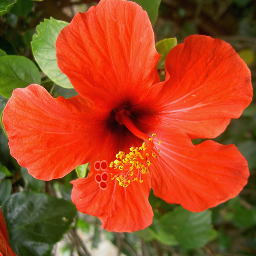
#> input picture image_et_filtre/TD2/AAA.png, 256 x 256 px, found by its file name
$ jupyter execute TD1_Combal_Cocogne.ipynb   (shell and % lines are left out)
#> lines starting #> are read from the running program, lines starting #| are printed output that depends on the picture; after the words box and inside, x2 and y2 are one past the last pixel; in counts of white or black regions, pixels touching at a corner belong together
Echantillonage 2D
========
TP1 séance 2-3
========
--------
Combal Quentin

Cocogne Romain

[cell 1]
import numpy as np
import matplotlib.pyplot as plt
import cv2

 1) Programmez la decimation:

   Faire une fonction pour la decimation.

   Appliquer la fonction de decimation et montrer les images avant et apres decimation.

décimation: on sous-échantillonne l'image.

[cell 2]
#input: img tableau d'entiers correspondant a une image, dec facteur de decimation
#output: tableau d'entiers correspondant à l'image d'origine sous-echantillonnee
def decimation (img, dec):
    return img[1:img.shape[0]:dec,1:img.shape[1]:dec]

On test la fonction avec plusieur images. on observe bien le résultat attendu. C'est à dire une baisse de résolution des images et des pertes d'information.

[cell 3]
#input: img_name nom du fichier image
#ouput: sur sortie standard, images avec different degres de decimation
def test_decim(img_name):
#> called with img_name = 'AAA.png'
    img = cv2.imread(img_name)
#> img is the input picture: shape (256, 256, 3); mean B, G, R 32.6, 71.7, 166.1
    plt.figure(1)
    plt.imshow(cv2.cvtColor(img, cv2.COLOR_BGR2RGB))
    plt.title('image originale'), plt.xticks([]), plt.yticks([])
    for i in range(2,5):
        plt.figure(i)
        plt.imshow(cv2.cvtColor(decimation(img,pow(2,i)), cv2.COLOR_BGR2RGB))
        plt.title('decimation de facteur '+str(pow(2,i))), plt.xticks([]), plt.yticks([])
    plt.show()

[cell 4]
test_decim('AAA.png')

[cell 5]
test_decim('imageCercles.png')
#> call 2 of test_decim, with img_name = 'imageCercles.png'
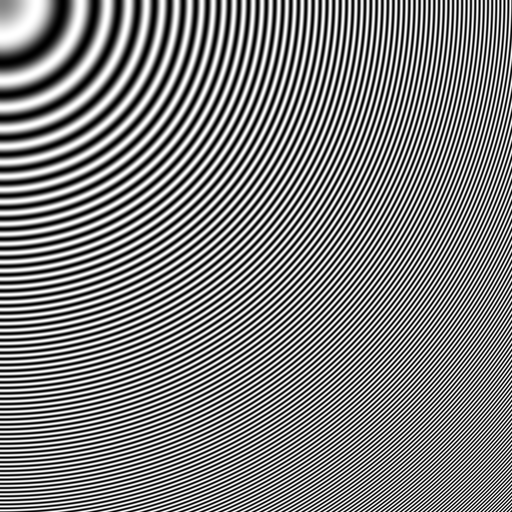
#> input picture image_et_filtre/TD2/imageCercles.png, 512 x 512 px, found by its file name
#> in test_decim, img is the input picture: shape (512, 512, 3); min 0, max 255, mean 127.8

[cell 6]
test_decim('imageSinus.png')
#> call 3 of test_decim, with img_name = 'imageSinus.png'
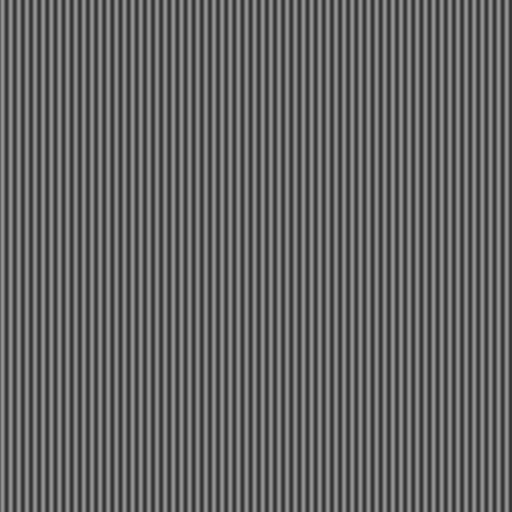
#> input picture image_et_filtre/TD2/imageSinus.png, 512 x 512 px, found by its file name
#> in test_decim, img is the input picture: shape (512, 512, 3); min 50, max 150, mean 100
#> in test_decim (call 3), `plt.show()`:
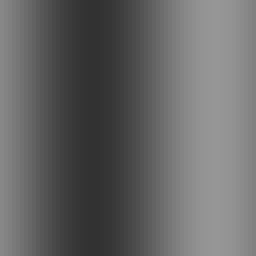
#> shown: shape (64, 64, 3) (shown 4 times larger); min 50, max 150, mean 101.3

2) Examinez le contenu de l’image du sinus avant et après décimation dans le domaine spectral. Indiquez
le phénomène en termes mathématiques.

[cell 7]
#input: le facteur de decimation
#output: sur la sortie standard, le decimee et son spectre frequentiel
def sinus_spectre (dec):
#> called with dec = 1
    img = cv2.imread('imageSinus.png',0)
#> img: shape (512, 512); min 50, max 150, mean 100
    img=decimation(img,dec)
    f = np.fft.fft2(img)
    fshift = np.fft.fftshift(f)
    magnitude_spectrum = 20*np.log(np.abs(fshift+1e-8))

    plt.figure(1),plt.imshow(img, cmap = 'gray')
    plt.title('sinus'), plt.xticks([]), plt.yticks([])
    plt.figure(2),plt.plot(magnitude_spectrum[int(magnitude_spectrum.shape[1]/2)])
    plt.title('Magnitude Spectrum')
    plt.show()
#> figure, not shown here; curve peaks at x = 255, y = 341.6


def spectre(img):
    f = np.fft.fft2(img)
    fshift = np.fft.fftshift(f)
#    magnitude_spectrum = 20*np.log(np.abs(fshift+1e-8))
    return fshift


def plot_spectre(img,title):
    f = np.fft.fft2(img)
    fshift = np.fft.fftshift(f)
    magnitude_spectrum = 20*np.log(np.abs(fshift+1e-8))
    plt.figure(),plt.imshow(magnitude_spectrum, cmap = 'gray')
    plt.xticks([]), plt.yticks([])
    plt.title(title)
    plt.show()

On observe bien le spectre du sinus. On voit la composante continue en 0 et les deux dirac en environ +/- 100Hz.
<font color='red'>Expliquez mieux</font>

[cell 8]
sinus_spectre(1)

On remarque qu'ici les fréquences des dirac sont différentes (environ +/-60Hz). De plus les amplitudes des dirac sont modifiées. On observe donc le phénomène de repliement.

[cell 9]
sinus_spectre(4)

Ici les dirac caractéristiques du sinus ont disparu, on ne voit que la composante continue. Il semble donc que tous les dirac sont confondus. Le phénomène de repliement est bien mis en évidence

[cell 10]
sinus_spectre(8)

On observe de nouveau les 3 dirac distinctement. Cela confirme qu'ils étaient confondus sont le spectre précédent.

[cell 11]
sinus_spectre(9)
#> call 4 of sinus_spectre, with dec = 9
#> in sinus_spectre (call 4), `plt.show()`:
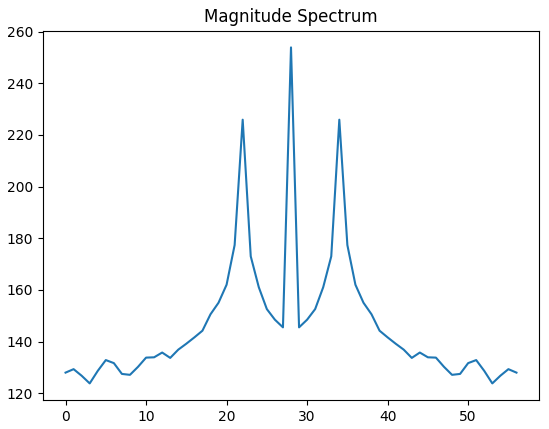
#> figure drawn by matplotlib, 1 panel; curve peaks at x = 28, y = 253.9

3). Proposez un filtre naïf dans le domaine spectral pour éviter le phénomène observé.

On utilise un simple filtre passe bas, carré puis circulaire, pour éviter le repliement observé précedemment. On va supprimer les fréquences trop grandes qui ne pourront pas être échantillonnées correctement.

Cette solution ne semble pas idéale car le résultat obtenu, bien que cohérent avec les attentes, présente quelques artefacts non désirés.

[cell 12]
def filtre_naif(img,l_carre) :
    F = spectre(img)
    H = np.zeros((img.shape))
    i = F.shape
    H[int(i[0]/2 - l_carre/2) : int(i[0]/2 + l_carre/2) + 1  , int(i[1]/2 - l_carre/2) : int(i[1]/2 + l_carre/2) +1] = 1
    G = H*F
    return G


img = cv2.imread('imageCercles.png',0)
#> img: shape (512, 512); min 0, max 255, mean 127.8

dec = 4
G = filtre_naif(img,64)
g = np.abs(np.fft.ifft2(G))
#plt.figure(2)
#plt.imshow(np.abs(g), cmap = 'gray')

d2 = decimation(img,dec)
plt.figure()
plt.imshow(d2, cmap = 'gray')
plt.title("Image decimée sans filtrage")
plot_spectre(d2,"Spectre de l'image décimée sans filtrage")

d = np.abs(decimation(g,dec))
plt.figure()
plt.imshow(d, cmap = 'gray')
plt.title("Image decimée aprés filtrage")
plot_spectre(d,"Spectre de l'image décimée aprés filtrage")

Taille du carré = Taille de l'image/decimation

[cell 13]
def filtre_naif_cercle (img, r):
#> called with r = 64
    F = spectre(img)
    H = np.zeros((img.shape))
    for i in range(H.shape[0]):
        for j in range(H.shape[1]):
            if((H.shape[0]/2-i)*(H.shape[0]/2-i)+(H.shape[1]/2-j)*(H.shape[1]/2-j)<=r*r):
                H[i,j]=1
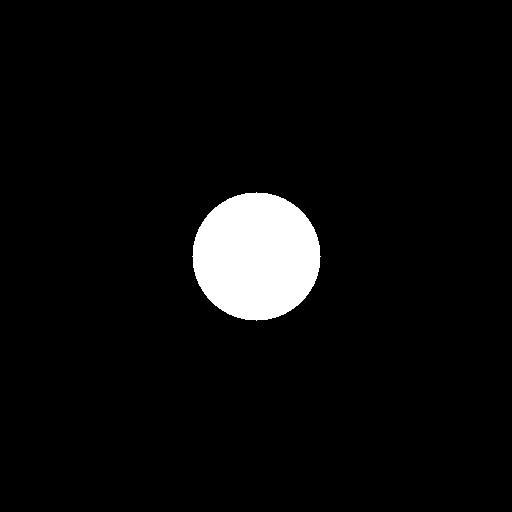
#> H: shape (512, 512) float64; values 0 (black) and 1 (white), 4.9% white; 1 white region, box (x1, y1, x2, y2) and area: (192, 192, 321, 321) 12853
    G = H*F
    return G


img = cv2.imread('imageCercles.png',0)

dec = 4
G = filtre_naif_cercle(img,64)
g = np.abs(np.fft.ifft2(G))
#plt.figure()
#plt.imshow(np.abs(g), cmap = 'gray')

d2 = decimation(img,dec)
plt.figure()
plt.imshow(d2, cmap = 'gray')
plt.title("Image decimée sans filtrage")
plot_spectre(d2,"Spectre de l'image décimée sans filtrage")

d = np.abs(decimation(g,dec))
plt.figure()
plt.imshow(d, cmap = 'gray')
plt.title("Image decimée aprés filtrage")
plot_spectre(d,"Spectre de l'image décimée aprés filtrage")

4)Commentez la méthode proposée. Les résultats obtenus présentent-ils des dégradations visibles ? Proposer une explication pour le nouveau phénomène observé.

La majorité de l'image devient illisible, car elle est composée de trop haute fréquences. La décimation effectuée nous fait perdre définitivement les informations présente dans cette zone.

Les filtres utilisés sont associés à des fonctions discontinues. ils sont donc sujet au phénomène de Gibbs.

Comme l'explique la [page wikipedia du phénoméne de Gibbs](https://en.wikipedia.org/wiki/Ringing_artifacts#Causes), les artefacts visibles en bordure d'image sont dus aux discontinuités de la fonction de filtrage. Pour résoudre le problème, nous allons utiliser des filtres continus.

5)Proposez un ou plusieurs filtres qui permettent d’effectuer une décimation avec des défauts
presque négligeables.

On choisit d'isoler les basses frequences en multipliant le spectre par une fonction continue, ici une fenêtre de hanning en 2d

[cell 14]
img = cv2.imread('imageCercles.png',0)

plt.imshow(img, cmap = 'gray');plt.xticks([]), plt.yticks([])
plt.title("Image originale")

F = spectre(img)
plot_spectre(img,"Spectre image originale")

eps = 1E-4


#Génération d'une fenêtre de hanning en 2d
dec = 4

x,y = F.shape
#> x = 512; y = 512
W1 = np.hanning(x//dec)
W1 =  np.concatenate((np.zeros((x-W1.size)//2),W1,np.zeros((x-W1.size)//2)))

W2 = np.hanning(y//dec)
W2 =  np.concatenate((np.zeros((y-W2.size)//2),W2,np.zeros((y-W2.size)//2)))

H = np.ones(F.shape)
for i in range(y):
    H[:,i] = H[:,i]*W1
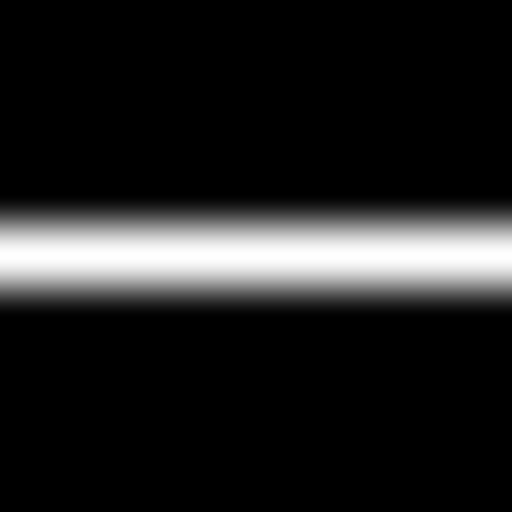
#> H: shape (512, 512) float64; min 0, max 1, mean 0.124

for i in range(x):
    H[i,:] = H[i,:]*W2
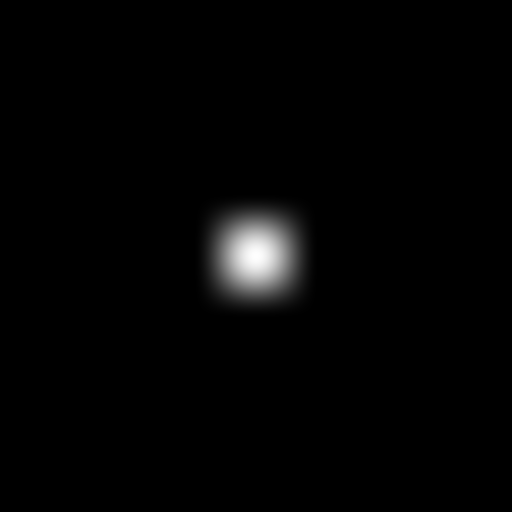
#> H: shape (512, 512) float64; min 0, max 1, mean 0.0154


#Application du nouveau filtre
G = H*F
g = np.abs(np.fft.ifft2(G))


d2 = decimation(img,dec)
plt.figure()
plt.imshow(d2, cmap = 'gray')
plt.title("Image decimée sans filtrage"),plt.xticks([]), plt.yticks([])
plot_spectre(d2,"Spectre de l'image décimée sans filtrage")

##Affichage de l'image filtrée avec le nouveau filtre
plt.imshow(20*np.log10(H+eps), cmap = 'gray')
plt.title("Fenetre de hanning en 2d (db)")

d = np.abs(decimation(g,dec))
plt.figure()
plt.imshow(d, cmap = 'gray')
plt.title("Image decimée aprés filtrage (hanning)"),plt.xticks([]), plt.yticks([])
plot_spectre(d,"Spectre de l'image décimée aprés filtrage (hanning)")
#> in plot_spectre (call 7), `magnitude_spectrum = 20*np.log(np.abs(fshift+1e-8))`:
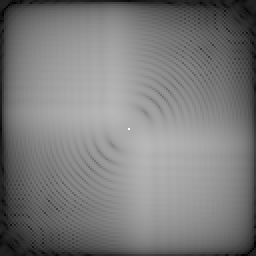
#> magnitude_spectrum: shape (128, 128) float64 (shown 2 times larger); min -73.68, max 291.1, mean 103.4; drawn with min black and max white


#Affichage des images filtrées avec les filtres précedents
G = filtre_naif(img,32)
g = np.abs(np.fft.ifft2(G))
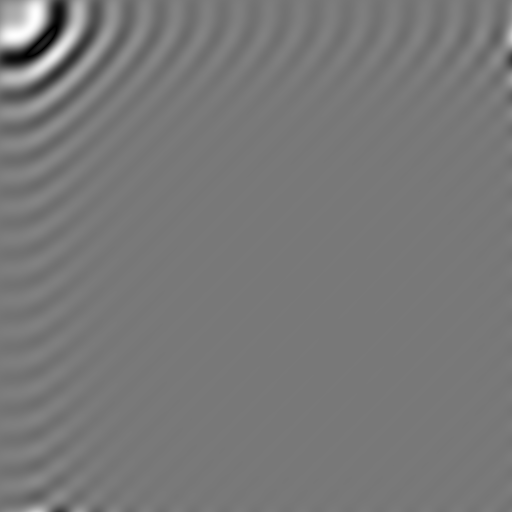
#> g: shape (512, 512) float64; min 0.207, max 269.2, mean 127.9; drawn with min black and max white
d = np.abs(decimation(g,dec))
plt.figure()
plt.imshow(d, cmap = 'gray')
plt.title("Image decimée aprés filtrage (carré)")
plot_spectre(d,"Spectre de l'image décimée aprés filtrage (carré)")
#> in plot_spectre (call 8), `magnitude_spectrum = 20*np.log(np.abs(fshift+1e-8))`:
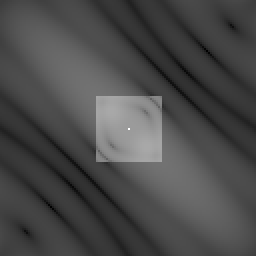
#> magnitude_spectrum: shape (128, 128) float64 (shown 2 times larger); min -8.65, max 291.1, mean 78.5; drawn with min black and max white
